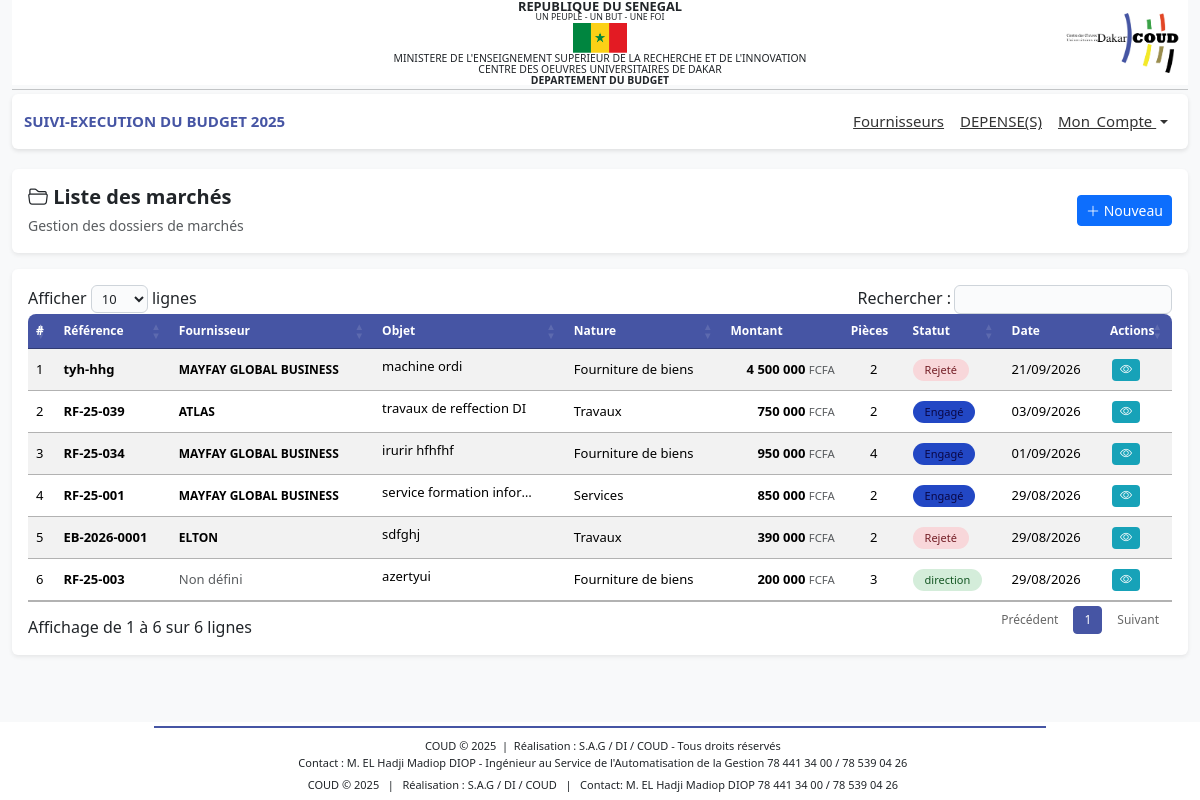
/payement/liste_all.php (signed in), run on an earlier commit of the app's database.
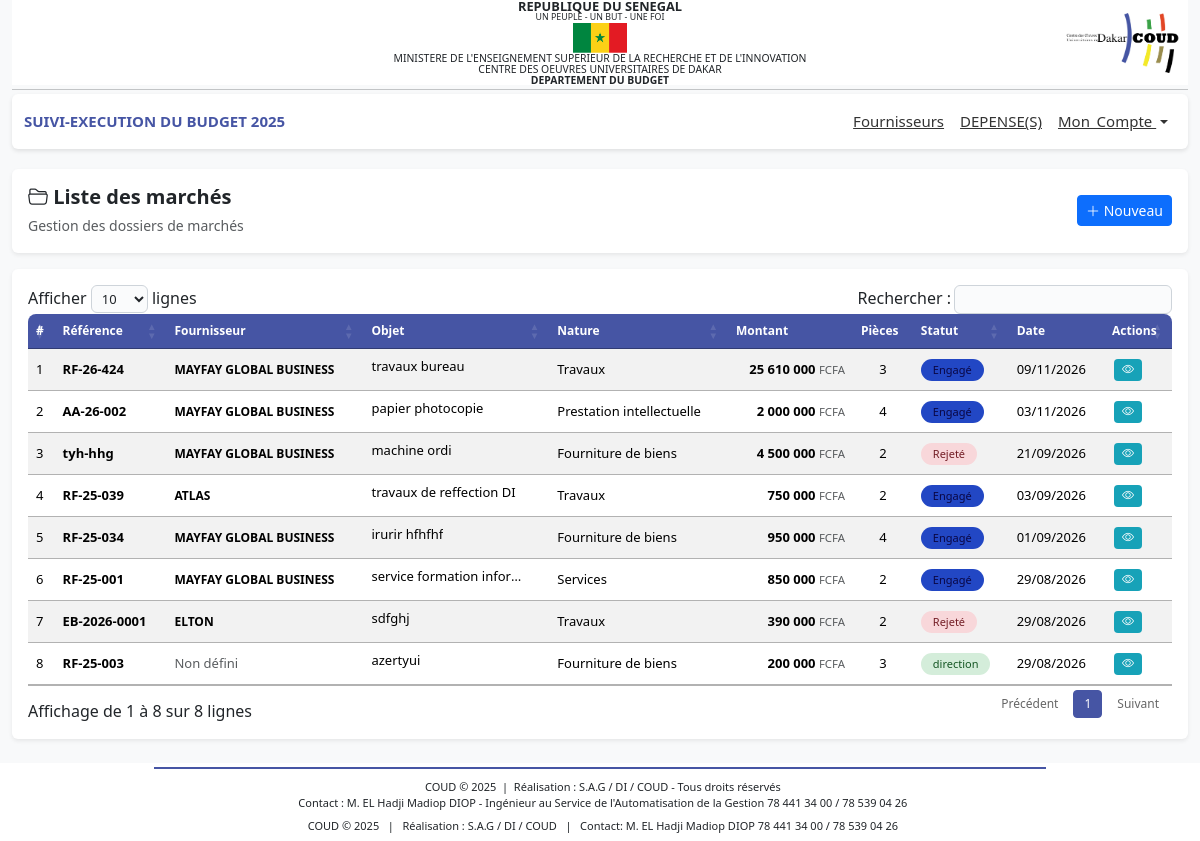
And on a later commit of the database.
### tables this page shows
CREATE TABLE IF NOT EXISTS `sigm_marches` (
  `id` int UNSIGNED NOT NULL AUTO_INCREMENT,
  `reference` varchar(100) NOT NULL,
  `annee` year NOT NULL,
  `montant` decimal(15,2) NOT NULL DEFAULT '0.00',
  `nature` varchar(100) NOT NULL,
  `type_marche` varchar(100) NOT NULL,
  `objet` text NOT NULL,
  `id_fournisseur` int NOT NULL,
  `statut` varchar(200) NOT NULL DEFAULT 'en_attente',
  `statut_2` varchar(255) DEFAULT NULL,
  `motif_annulation` text,
  `created_by` int DEFAULT NULL,
  `validated_by` int DEFAULT NULL,
  `cancelled_by` int DEFAULT NULL,
  `date_creation` datetime NOT NULL DEFAULT CURRENT_TIMESTAMP,
  `date_validation` datetime DEFAULT NULL,
  `date_annulation` datetime DEFAULT NULL,
  `updated_at` datetime DEFAULT NULL ON UPDATE CURRENT_TIMESTAMP,
  PRIMARY KEY (`id`),
  UNIQUE KEY `reference` (`reference`),
  KEY `idx_annee` (`annee`),
  KEY `idx_statut` (`statut`),
  KEY `idx_type_marche` (`nature`),
  KEY `idx_created_by` (`created_by`)
);

CREATE TABLE IF NOT EXISTS `bud_fournisseur` (
  `idFourn` int NOT NULL AUTO_INCREMENT,
  `numFourn` varchar(50) DEFAULT NULL,
  `adresse` varchar(100) DEFAULT NULL,
  `nom` varchar(100) DEFAULT NULL,
  `nature` varchar(100) DEFAULT NULL,
  `ninea` varchar(20) DEFAULT NULL,
  `rccm` varchar(50) DEFAULT NULL,
  `email` varchar(100) DEFAULT NULL,
  `observations` text,
  `dateSys` datetime DEFAULT CURRENT_TIMESTAMP,
  `contact` varchar(100) DEFAULT NULL,
  `numAgrement` varchar(100) DEFAULT NULL,
  `fichierAgrement` varchar(255) DEFAULT NULL,
  PRIMARY KEY (`idFourn`)
);

### includes/fonctions.php (called while the page is built, shortened)
<?php
function connexionBD()
{
    $connexion = mysqli_connect('localhost', 'root', '', 'budget_db_2024') or
        die('Serveur inaccessible. Merci de reessayer plus tard.');
    return $connexion;
}
$connexion = connexionBD();
function getMarchesSelonProfil()
{
    global $connexion;
    $profil = strtolower(trim($_SESSION['priv'] ?? ''));
    switch ($profil) {
        case 'drp':
            $condition = '1=1';
            break;
    }
    $sql = "
        SELECT
            m.id,
            m.reference,
            m.annee,
            m.montant,
            m.type_marche,
            m.nature,
            m.objet,
            m.statut,
            m.date_creation,
            m.id_fournisseur,
            f.nom AS nom_fournisseur,
            f.numFourn AS num_fournisseur,
            COUNT(d.id) AS nombre_documents,
            (
                SELECT COUNT(*)
                FROM sigm_marche_documents da
                WHERE da.marche_id = m.id
                AND LOWER(TRIM(da.type_document)) = LOWER('Autorisation d''engagement')
            ) AS nombre_autorisations
        FROM sigm_marches m
        LEFT JOIN bud_fournisseur f
            ON f.idFourn = m.id_fournisseur
        LEFT JOIN sigm_marche_documents d
            ON d.marche_id = m.id
        WHERE $condition
        GROUP BY m.id
        ORDER BY m.date_creation DESC
    ";
    $result = mysqli_query($connexion, $sql);
    return $result;
}
?>

### payement/liste_all.php (the view, shortened to what this page needs)
<?php
include '../includes/fonctions.php';
$result = getMarchesSelonProfil();
include '../includes/header.php';
?>
<link rel="stylesheet" href="https://cdn.datatables.net/1.13.6/css/jquery.dataTables.min.css">
<link rel="stylesheet" href="https://cdn.datatables.net/buttons/2.4.2/css/buttons.dataTables.min.css">
<link rel="stylesheet" href="https://cdn.jsdelivr.net/npm/bootstrap-icons@1.11.3/font/bootstrap-icons.css">
<main class="container-fluid mt-3">
    <div class="card shadow-sm border-0 mb-3">
        <div class="card-body d-flex justify-content-between align-items-center">
            <div>
                <h5 class="fw-bold text-dark mb-1">
                    <i class="bi bi-folder2-open"></i>
                    Liste des marchés
                </h5>
                <small class="text-muted">
                    Gestion des dossiers de marchés
                </small>
            </div>
            <?php if (strtolower(trim($_SESSION['priv'] ?? '')) == 'drp'): ?>
            <div>
                <a href="add_drp.php" class="btn btn-primary btn-sm">
                    <i class="bi bi-plus-lg"></i>
                    Nouveau
                </a>
            </div>
            <?php endif; ?>
        </div>
    </div>
    <div class="card shadow-sm border-0">
        <div class="card-body">
            <div class="table-responsive">
                <table id="tableMarches" class="table table-striped table-hover align-middle">
                    <thead>
                        <tr>
                            <th>#</th>
                            <th>Référence</th>
                            <th>Fournisseur</th>
                            <th>Objet</th>
                            <th>Nature</th>
                            <th>Montant</th>
                            <th>Pièces</th>
                            <th>Statut</th>
                            <th>Date</th>
                            <th>Actions</th>
                        </tr>
                    </thead>
                    <tbody>
                        <?php if (mysqli_num_rows($result) > 0): ?>
                        <?php
            $n = 1;
            while ($row = mysqli_fetch_assoc($result)):
            ?>
                        <tr>
                            <td><?= $n; ?></td>
                            <td>
                                <strong>
                                    <?= htmlspecialchars($row['reference']) ?>
                                </strong>
                            </td>
                            <td>
                                <?php if ($row['nom_fournisseur']): ?>
                                <div class="fournisseur-info">
                                    <span class="nom">
                                        <?= htmlspecialchars($row['nom_fournisseur']) ?>
                                    </span>
                                </div>
                                <?php else: ?>
                                <span class="text-muted">Non défini</span>
                                <?php endif; ?>
                            </td>
                            <td>
                                <span class="text-ellipsis" title="<?= htmlspecialchars($row['objet']) ?>">
                                    <?= htmlspecialchars($row['objet']) ?>
                                </span>
                            </td>
                            <td>
                                <?= htmlspecialchars($row['nature']) ?>
                            </td>
                            <td class="text-end">
                                <span class="montant-cell">
                                    <?= number_format($row['montant'], 0, ',', ' ') ?>
                                </span>
                                <small class="text-muted">FCFA</small>
                            </td>
                            <td class="text-center">
                                <span class="doc-count">
                                    <?= (int) $row['nombre_documents'] ?>
                                </span>
                            </td>
                            <td>
                                <span class="statut-badge <?= htmlspecialchars($row['statut']) ?>">
                                    <?php
                            $statuts = [
                                'en_entente' => 'En attente',
                                'valide'     => 'Validé',
                                'annule'     => 'Annulé',
                                'budget'    => 'Budget',
                                'engager'    => 'Engagé',
                                'rejete'     => 'Rejeté'
                            ];
                            echo $statuts[$row['statut']] ?? htmlspecialchars($row['statut']);
                            ?>
                                </span>
                            </td>
                            <td>
                                <?= date('d/m/Y', strtotime($row['date_creation'])) ?>
                            </td>
                            <td>
                                <div class="d-flex gap-1 align-items-center">
                                    <a href="traitement_marche.php?id=<?= (int)$row['id'] ?>"
                                        class="btn-action btn-view" title="Voir">
                                        <i class="bi bi-eye"></i>
                                    </a>
                                </div>
                            </td>
                        </tr>
                        <?php $n++; ?>
                        <?php endwhile; ?>
                        <?php endif; ?>
                    </tbody>
                </table>
            </div>
        </div>
    </div>
</main>
<?php include '../includes/footer.php'; ?>

### includes/header.php (shortened to what this page needs)
<!DOCTYPE html>
<html lang="fr">
<head>
    <link href="https://cdn.jsdelivr.net/npm/bootstrap@5.3.8/dist/css/bootstrap.min.css" rel="stylesheet"
>
</head>
<body>
    <div class="container-fluid mb-1">
        <div class="bg-white header-clean position-relative py-0">
            <img src="/BUDGET/assets/images/logo-du-coud.jpg" alt="Logo"
                class="position-absolute top-50 end-0 translate-middle-y me-2 header-logo-right">
            <div class="text-center px-0">
                <a href="http://localhost/BUDGET/shared/accueil" class="text-decoration-none text-dark d-block">
                    <p class="header-title">
                    </p>
                    <p class="header-motto mb-0">
                        UN PEUPLE - UN BUT - UNE FOI
                    </p>
                    <img src="/BUDGET/assets/images/senegal.png" alt="Logo" class="header-flag">
                    <p class="header-text">
                        MINISTERE DE L'ENSEIGNEMENT SUPERIEUR DE LA RECHERCHE ET DE L'INNOVATION
                    </p>
                    <p class="header-text">
                        CENTRE DES OEUVRES UNIVERSITAIRES DE DAKAR
                    </p>
                    <p class="header-text fw-semibold">
                        DEPARTEMENT DU BUDGET
                    </p>
                </a>
            </div>
        </div>
        <hr class="mt-1 mb-1">
        <?php if (isset($_SESSION['user'])): ?>
        <nav class="navbar navbar-expand-lg  bg-white">
            <div class="container-fluid ml-0">
                <strong class="navbar-brand" href="#" style="font-size:15px;font-weigth:bold;">SUIVI-EXECUTION DU BUDGET
                    <?php echo htmlspecialchars($_SESSION['an']); ?></strong>
                <div class="collapse navbar-collapse justify-content-end" id="navbarNavAltMarkup">
                    <ul class="navbar-nav">
                        <?php if ($_SESSION['priv'] == 'csa' || $_SESSION['priv'] == 'drp'): ?>
                        <li class="nav-item">
                            <a class="nav-link active"
                                href="http://localhost/BUDGET/profiles/fournisseurs/liste_fournisseurs">Fournisseurs</a>
                        </li>
                        <?php endif; ?>
                        <?php if ($_SESSION['priv'] == 'csa' || $_SESSION['priv'] == 'drp' || $_SESSION['priv'] == 'direction' || $_SESSION['priv'] == 'controle'): ?>
                        <li class="nav-item">
                            <a class="nav-link active"
                                href="http://localhost/BUDGET/payement/liste_all">DEPENSE(S)</a>
                        </li>
                        <?php endif; ?>
                        <li class="nav-item dropdown">
                            <a class="nav-link active dropdown-toggle" href="#" role="button" data-bs-toggle="dropdown">
                                Mon_Compte
                            </a>
                        </li>
                    </ul>
                </div>
            </div>
        </nav>
        <?php endif; ?>
    </div>
</body>

### includes/footer.php (shortened to what this page needs)
</body>
<footer class="bg-white text-dark py-1 mt-4">
    <div class="container text-center">
        <div style="border-top: 2px solid #4655a4; width: 80%; margin: 0 auto 10px;"></div>
        <p class="mb-0" style="font-size: 11px; font-weight: 500;">
            &nbsp; COUD &copy; 2025 &nbsp;|&nbsp; Réalisation : S.A.G / DI / COUD - Tous droits réservés
        </p>
        <p class="mb-0" style="font-size: 11px;">
            &nbsp; Contact : M. EL Hadji Madiop DIOP - Ingénieur au Service de l'Automatisation de la Gestion
            78 441 34 00 / 78 539 04 26
        </p>
        <div class="overflow-hidden mt-0" style="height:25px;">
            <div class="d-inline-block"
                style="white-space: nowrap;font-size:11px; animation: scrollText 15s linear infinite;">
                &nbsp; COUD &copy; 2025 &nbsp;&nbsp;|&nbsp;&nbsp; Réalisation : S.A.G / DI / COUD
                &nbsp;&nbsp;|&nbsp;&nbsp; Contact: M. EL Hadji Madiop DIOP 78 441 34 00 / 78 539 04 26
            </div>
        </div>
    </div>
</footer>
</html>

### includes/header.php (style rules this page uses)
body { font-family: 'Segoe UI', Tahoma, sans-serif; background-color: #f8f9fa; margin: 0; display: flex; flex-direction: column; min-height: 100vh; }
main { flex: 1; }
.navbar { background-color: #ffffff; border-radius: 6px; box-shadow: 0 2px 4px rgba(0, 0, 0, 0.1); }
.navbar a { text-decoration: underline; font-size: 15px; }
.navbar-brand { font-size: 16px; font-weight: 600; color: #4655a4 !important; }
.nav-link { font-size: 14px; color: #333 !important; }
.header-clean p { margin: 0 !important; padding: 0 !important; }
.header-title { font-size: clamp(0.65rem, 1.2vw, 0.8rem); font-weight: 600; }
.header-motto { font-size: clamp(0.45rem, 1vw, 0.55rem); }
.header-text { font-size: clamp(0.5rem, 1.1vw, 0.65rem); }
.header-flag { height: clamp(20px, 3vw, 30px); }
.header-logo-right { height: clamp(30px, 6vw, 60px); }
.header-clean p { margin: 0 !important; padding: 0 !important; line-height: 1.05; }
.header-clean a { display: flex; flex-direction: column; align-items: center; gap: 2px; }

### payement/liste_all.php (style rules this page uses)
.statut-badge { font-size: 11px; padding: 3px 12px; border-radius: 20px; font-weight: 500; display: inline-block; }
.statut-badge.engager { background: #2247c4; color: #0a0745; }
.statut-badge.direction { background: #d4edda; color: #155724; }
.statut-badge.rejete { background: #f8d7da; color: #721c24; }
#tableMarches th, #tableMarches td { font-size: 13px; padding: 8px 8px; vertical-align: middle; }
#tableMarches th { background-color: #4655a4; color: #fff; font-weight: 600; font-size: 12px !important; white-space: nowrap; }
#tableMarches th:first-child { border-radius: 8px 0 0 0; }
#tableMarches th:last-child { border-radius: 0 8px 0 0; }
.btn-action { font-size: 12px; padding: 2px 8px; border-radius: 4px; border: none; display: inline-block; margin: 0 2px; text-decoration: none; color: #fff; }
.btn-action.btn-view { background: #17a2b8; }
.text-ellipsis { max-width: 150px; white-space: nowrap; overflow: hidden; text-overflow: ellipsis; display: inline-block; }
.fournisseur-info { font-size: 12px; }
.fournisseur-info .nom { font-weight: 600; }
.doc-count { font-size: 13px; font-weight: 500; }
.montant-cell { font-weight: 600; }

What changed in the data, as far as the page shows it:
added sigm_marches: reference "RF-26-424", bud_fournisseur.nom "MAYFAY GLOBAL BUSINESS", objet "travaux bureau", nature "Travaux", montant "25 610 000", nombre_documents "3", statut "Engagé", date_creation "09/11/2026"
added sigm_marches: reference "AA-26-002", bud_fournisseur.nom "MAYFAY GLOBAL BUSINESS", objet "papier photocopie", nature "Prestation intellectuelle", montant "2 000 000", nombre_documents "4", statut "Engagé", date_creation "03/11/2026"
Also different on the page:
text written by a page script: "Afficher lignes Rechercher : Affichage de 1 à 6 sur 6 lignes Précédent 1 Suivant" → "Afficher lignes Rechercher : Affichage de 1 à 8 sur 8 lignes Précédent 1 Suivant"
